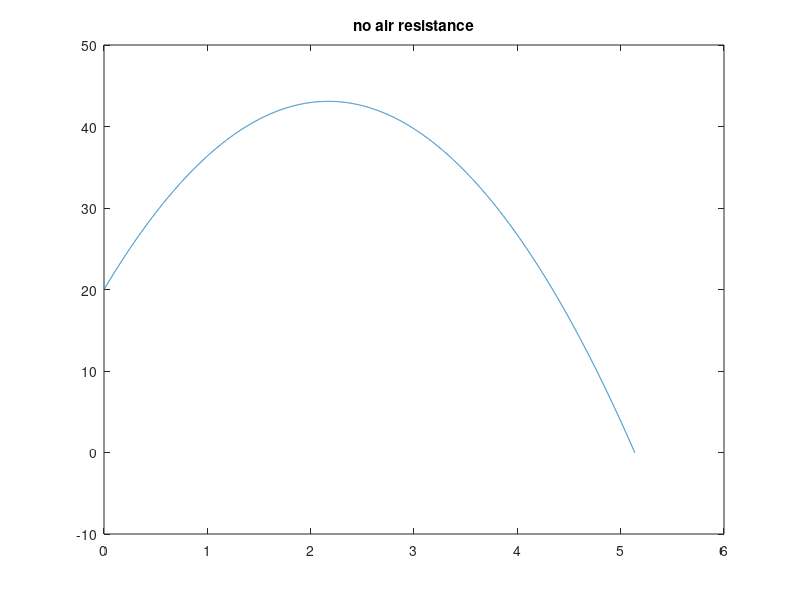

The MATLAB script that drew this image: (Note: this script raises an error after producing the figure.)
m = 1.2;
v0 = 25;
o = 45;


%%%%%%% no drag %%%%%%%%
dt = .001;
t(1) = 0;
vx(1) = v0*cos(o);
vy(1) = v0*sin(o);
rx(1) = 0;
ry(1) = 20;
i = 1;
while ry(i) > 0
t(i+1) = t(i)+dt;
vx(i+1) = vx(i);
ay = -9.8; % acceleration from gravity
vy(i+1) = vy(i)+ay*dt;
rx(i+1) = rx(i)+vx(i)*dt;
ry(i+1) = ry(i)+vy(i)*dt+ay*0.5*dt*dt;
i = i+1;
end
plot(t,ry)
title('no air resistance')

clear;
clc;
m = 1.2;
v0 = 25;
o = 45;
%%%%%%%% with air resistance %%%%%%%%
dt = 0.001;
% initial conditions
t(1) = 0;
vx(1) = v0*cos(o);
vy(1) = v0*sin(o);
rx(1) = 0;
ry(1) = 20;
i = 1;
while ry(i) > 0
[ax, ay] = drag(vx(end),vy(end),m);
%ax = ...; % expression for x-component of acceleration
%ay = ...; % expression for y-component of acceleration
t(i+1) = t(i)+dt;
vx(i+1) = vx(i)+ax*dt;
vy(i+1) = vy(i)+ay*dt;
rx(i+1) = rx(i)+vx(i)*dt+ax*0.5*dt*dt;
ry(i+1) = ry(i)+vy(i)*dt+ay*0.5*dt*dt;
i = i+1;
end
figure
plot(t,ry)
title('with air resistance')

clear;
clc;
m = 1.2;
m_i = 1.2;
v0 = 25;
o = 45;
%%%%%%%% with air resistance %%%%%%%%
dt = 0.001;
% initial conditions
t(1) = 0;
vx(1) = v0*cos(o);
vy(1) = v0*sin(o);
rx(1) = 0;
ry(1) = 20;
i = 1;
while ry(i) > 0
[ax, ay] = drag(vx(end),vy(end),m);
t(i+1) = t(i)+dt;
if mod(t(i),.1) == 0 || mod(t(i),.1) <= 1.0000e-03
	% matlab, a terrible "programming language", didn't see ANY of the .1
	% moded values after the first, so the extra "or" condition is necessary
	% for it to cause mass_ejection to occur
	[vx_f,vy_f,m_f] = mass_ejection(vx(i),vy(i),50,m,.01*m_i);
	disp('new mass')
	m_f
	vx(i+1) = vx_f;
	vy(i+1) = vy_f;
	m = m_f; % set new mass
else
	vx(i+1) = vx(i)+ax*dt;
	vy(i+1) = vy(i)+ay*dt;
end
rx(i+1) = rx(i)+vx(i)*dt+ax*0.5*dt*dt;
ry(i+1) = ry(i)+vy(i)*dt+ay*0.5*dt*dt;
i = i+1;
end
figure
plot(t,ry)
title('with mass ejection')
disp('done')


%%%%%%%%%%%%%%%% functions %%%%%%%%%%%%%%%%%%

function [ax, ay] = drag(vx_i,vy_i,m_i)
	g = 9.81; % gravitational acceleration (always in -y direction)
	C = 1; % Drag coefficient
	p = 1.2; % air density (kg/m^3)
	r = .15; % sphere radius (m)
	A = pi*r^2; % cross sectional area

	o = atan(vy_i/vx_i); % angle of travel
	vi = sqrt(vx_i^2 + vy_i^2); %initial velocity
	d = 1/2*C*A*p*vi; % drag proportional to v

	ax = -d/m_i*vx_i; % negative counters direction. *v to get v^2
	ay = -g - d/m_i*vy_i; % negative counters direction. *v to get v^2
end


function [vx_f,vy_f,m_f] = mass_ejection(vx_i,vy_i,v_eb,m_i,m_e)
	disp('mass ejection happening')
	% Inputs:
	% vx_i: Velocity component in x direction before ejection
	% vy_i: Velocity component in y direction before ejection
	% v_eb: Ejection velocity of the mass relative to the bird
	% m_i : Mass of the bird before ejection
	% m_e : Ejection mass
	% Outputs:
	% vx_f: Velocity component in x direction after ejection
	% vy_f: Velocity component in y direction after ejection
	% m_f : Mass of the bird after ejection
	m_f = m_i - m_e;
	vi = sqrt(vx_i^2 + vy_i^2); % instantaneous magnitude of velocity
	o = atan(vy_i/vx_i); % instantaneous angle of travel (radians)
	vb = v_eb*m_e/(m_f); % |v| now of bird (previously 0) in bird frame
	% get x and y velocities now in bird ref. frame
	vx_b = vb*cos(o);
	vy_b = vb*sin(o);
	% get these veloxities in fixed frame
	vx_f = vx_i + vx_b;
	vy_f = vy_i + vy_b;
	
end
